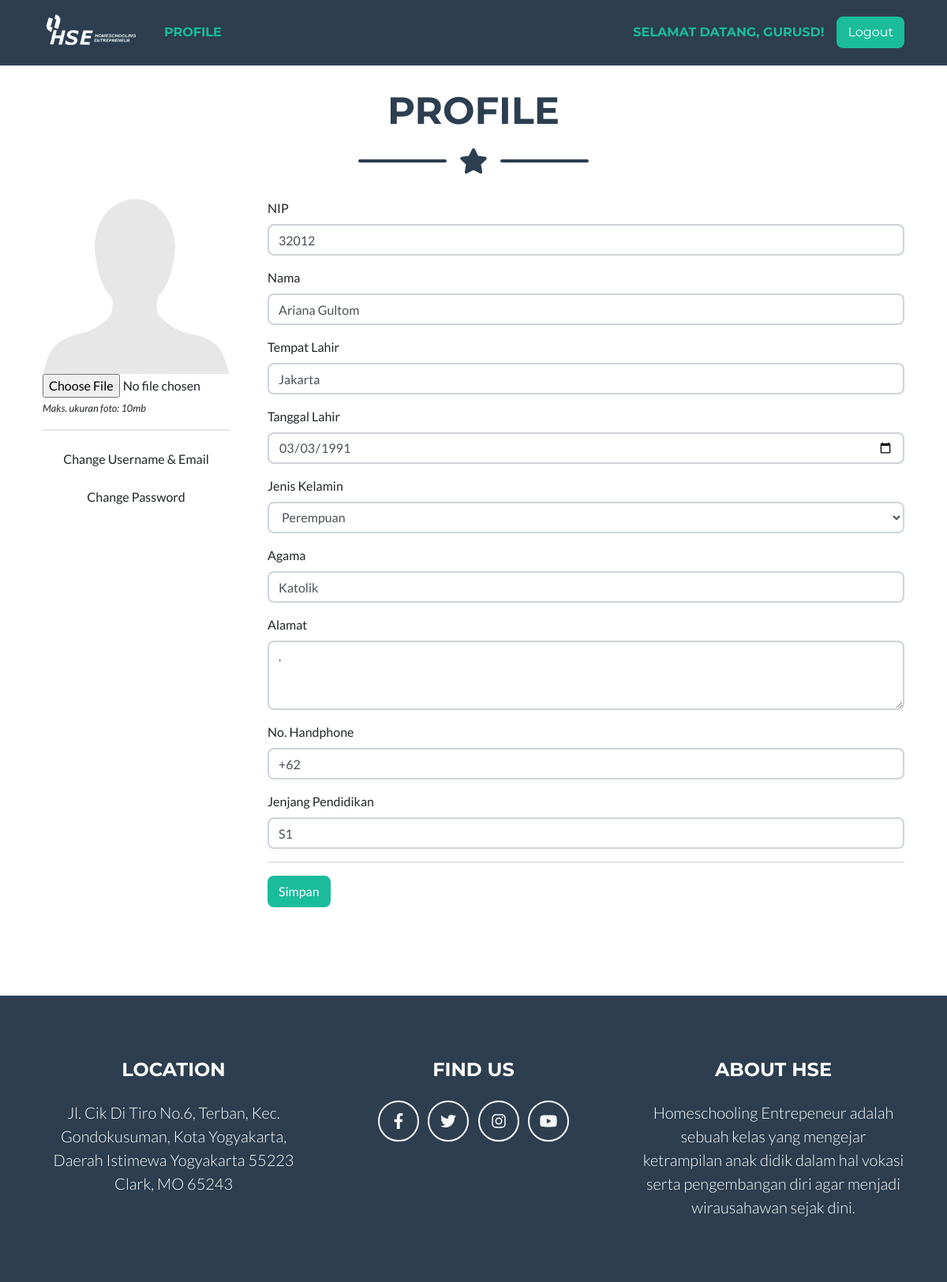
/profile (signed in), run on the app's committed database.
### tables this page shows
CREATE TABLE `tb_guru` (
  `guru_id` int(11) NOT NULL,
  `guru_nip` varchar(255) DEFAULT NULL,
  `guru_nama` varchar(255) DEFAULT NULL,
  `guru_tmp_lahir` varchar(255) DEFAULT NULL,
  `guru_tgl_lahir` date DEFAULT NULL,
  `guru_jenis_kelamin` int(11) DEFAULT NULL,
  `guru_agama` varchar(255) DEFAULT NULL,
  `guru_alamat` text,
  `guru_nohp` varchar(255) DEFAULT NULL,
  `guru_foto` varchar(255) DEFAULT NULL,
  `guru_jenjang` int(11) DEFAULT NULL,
  `guru_jenjang_pendidikan` varchar(128) DEFAULT NULL,
  `guru_uid` int(11) DEFAULT NULL
);

### app/core/Controller.php (called while the page is built, shortened)
<?php
class Controller {
	public function model($model) {
		return new $model;
	}
	public function view($view, $data = []) {
		require_once 'app/views/' . $view . '.php';
	}
}

### app/core/App.php (called while the page is built, shortened)
<?php
class App {
  protected $method = 'index';
  protected $params = [];
  public function __construct() {
    $this->controller = new $this->controller;
    call_user_func_array([$this->controller, $this->method], $this->params);
  }
}

### index.php (called while the page is built, shortened)
<?php
$app = new App;

### app/helpers/eda_helper.php (called while the page is built, shortened)
<?php
if (!function_exists('base_url')) {
	function base_url($atRoot=FALSE, $atCore=FALSE, $parse=FALSE){
		if (isset($_SERVER['HTTP_HOST'])) {
			$http = isset($_SERVER['HTTPS']) && strtolower($_SERVER['HTTPS']) !== 'off' ? 'https' : 'http';
			$hostname = $_SERVER['HTTP_HOST'];
			$dir = str_replace(basename($_SERVER['SCRIPT_NAME']), '', $_SERVER['SCRIPT_NAME']);
			$core = preg_split('@/@', str_replace($_SERVER['DOCUMENT_ROOT'], '', realpath(dirname(__FILE__))), NULL, PREG_SPLIT_NO_EMPTY);
			$core = $core[0];
			$tmplt = $atRoot ? ($atCore ? "%s://%s/%s/" : "%s://%s/") : ($atCore ? "%s://%s/%s/" : "%s://%s%s");
			$end = $atRoot ? ($atCore ? $core : $hostname) : ($atCore ? $core : $dir);
			$base_url = sprintf( $tmplt, $http, $hostname, $end );
		}
		else $base_url = 'http://localhost/';
		return $base_url;
	}
}

### app/core/Model.php (called while the page is built, shortened)
<?php
class Model {
	private $host = DB_HOST;
	private $user = DB_USER;
	private $pass = DB_PASS;
	private $db_name = DB_NAME;
	private $dbh;
	private $stmt;
	public function __construct() {
		$dsn = 'mysql:host=' . $this->host . ';dbname=' . $this->db_name;
		$option = [
			PDO::ATTR_PERSISTENT => true,
			PDO::ATTR_ERRMODE => PDO::ERRMODE_EXCEPTION
		];
		try {
			$this->dbh = new PDO($dsn, $this->user, $this->pass, $option);
		} catch (PDOException $e) {
			die($e->getMessage());
		}
	}
	public function query($query) {
		$this->stmt = $this->dbh->prepare($query);
	}
	public function bind($param, $value, $type = NULL) {
		if (is_null($type)) {
			switch (true) {
				default:
					$type = PDO::PARAM_STR;
			}
		}
		$this->stmt->bindValue($param, $value, $type);
	}
	public function execute() {
		$this->stmt->execute();
	}
	public function row() {
		$this->execute();
		return $this->stmt->fetch(PDO::FETCH_OBJ);
	}
}

### app/models/Guru_model.php (called while the page is built, shortened)
<?php
class Guru_model {
	private $table = 'tb_guru';
	private $db;
	public function __construct() {
		$this->db = new Model;
	}
	public function get_by($by) {
		$this->db->query('SELECT * FROM ' . $this->table . ' WHERE '.$by[0].'=:'.$by[0]);
		$this->db->bind($by[0], $by[1]);
		return $this->db->row();
	}
}

### app/views/profile/v_profile_guru.php (the view, shortened to what this page needs)
<section class="page-section portfolio mt-4" id="portfolio">
	<div class="container">
		<div class="row">
			<div class="col-md-12">
				<h2 class="page-section-heading text-center text-uppercase text-secondary mb-0">Profile</h2>
				<div class="divider-custom">
                    <div class="divider-custom-line"></div>
                    <div class="divider-custom-icon"><i class="fas fa-star"></i></div>
                    <div class="divider-custom-line"></div>
                </div>
			</div>
		</div>
		<div class="row">
			<div class="col-md-3">
				<form action="<?php echo base_url(); ?>profile/update_guru" method="post" enctype="multipart/form-data">
				<img src="<?php echo base_url(); ?>uploads/profile/<?php echo (isset($data['guru']->guru_foto) ? $data['guru']->guru_foto : 'user-default.png'); ?>" alt="" class="img-responsive thumbnail" width="100%">
				<input type="file" name="guru_foto" value="<?php echo (isset($data['guru']->guru_foto) ? (!is_null($data['guru']->guru_foto) ? $data['guru']->guru_foto : '') : ''); ?>" />
				<p><small><i>Maks. ukuran foto: 10mb</i></small></p>
				<hr />
				<button type="button" class="btn btn-default btn-block" data-toggle="modal" data-target="#changeUseremail">Change Username & Email</button>
				<button type="button" class="btn btn-default btn-block" data-toggle="modal" data-target="#changePassword">Change Password</button>
			</div>
			<div class="col-md-9">
				<div class="form-group">
					<label>NIP</label>
					<input type="text" name="guru_nip" class="form-control" placeholder="NIP" value="<?php echo (isset($data['guru']->guru_nip) ?  $data['guru']->guru_nip : '' ); ?>" required>
				</div>
				<div class="form-group">
					<label>Nama</label>
					<input type="text" name="guru_nama" class="form-control" placeholder="Nama" value="<?php echo (isset($data['guru']->guru_nama) ? $data['guru']->guru_nama : '' ); ?>" required>
				</div>
				<div class="form-group">
					<label>Tempat Lahir</label>
					<input type="text" name="guru_tmp_lahir" class="form-control" placeholder="Tempat Lahir" value="<?php echo (isset($data['guru']->guru_tmp_lahir) ? $data['guru']->guru_tmp_lahir : '' ); ?>" required>
				</div>
				<div class="form-group">
					<label>Tanggal Lahir</label>
					<input type="date" name="guru_tgl_lahir" class="form-control" placeholder="Tanggal Lahir" value="<?php echo (isset($data['guru']->guru_tgl_lahir) ? $data['guru']->guru_tgl_lahir : '' ); ?>" required>
				</div>
				<div class="form-group">
					<label>Jenis Kelamin</label>
					<select name="guru_jenis_kelamin" class="form-control" id="">
						<option value="2" <?php echo (isset($data['guru']->guru_jenis_kelamin) ? ($data['guru']->guru_jenis_kelamin == 2 ?  'selected' : '') : '' ); ?>>Perempuan</option>
					</select>
				</div>
				<div class="form-group">
					<label>Agama</label>
					<input type="text" name="guru_agama" class="form-control" placeholder="Agama" value="<?php echo (isset($data['guru']->guru_agama) ? $data['guru']->guru_agama : '' ); ?>" required>
				</div>
				<div class="form-group">
					<label>Alamat</label>
					<textarea name="guru_alamat" id="" cols="30" rows="3" class="form-control" placeholder="Alamat" required><?php echo (isset($data['guru']->guru_alamat) ? $data['guru']->guru_alamat : '' ); ?></textarea>
				</div>
				<div class="form-group">
					<label>No. Handphone</label>
					<input type="text" name="guru_nohp" class="form-control" placeholder="No. Handphone" value="<?php echo (isset($data['guru']->guru_nohp) ? $data['guru']->guru_nohp : '' ); ?>" required>
				</div>
				<div class="form-group">
					<label>Jenjang Pendidikan</label>
					<input type="text" name="guru_jenjang_pendidikan" class="form-control" placeholder="Jenjang Pendidikan" value="<?php echo (isset($data['guru']->guru_jenjang_pendidikan) ? $data['guru']->guru_jenjang_pendidikan : '' ); ?>" required>
				</div>
				<hr>
				<div class="form-group">
					<input type="submit" class="btn btn-primary" value="Simpan">
				</div>
			</div>
		</div>
	</div>
</section>

### data on the page
tb_guru: guru_foto (placeholder picture), guru_nip "32012", guru_nama "Ariana Gultom", guru_tmp_lahir "Jakarta", guru_tgl_lahir "03/03/1991", guru_jenis_kelamin "Perempuan", guru_agama "Katolik", guru_alamat ".", guru_nohp "+62", guru_jenjang_pendidikan "S1"

### other printed values
$_SESSION['username'] "GURUSD"
